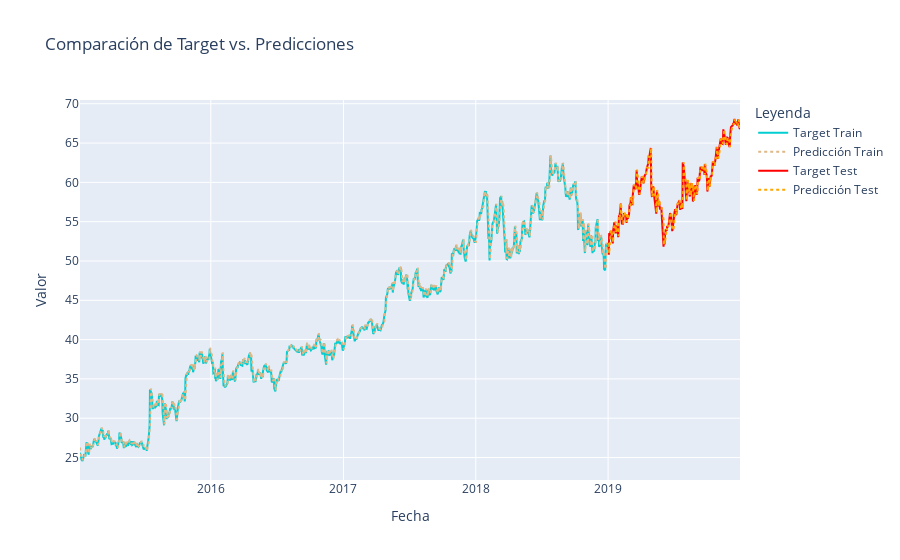

The cell this chart's notebook holds for it:
### Markdown cell above
Los resultados son impresionantemente buenos. Vamos a graficarlos a ver qué aspecto tienen.

### Code cell
# Crear el gráfico con Plotly
import plotly.graph_objects as go

fig = go.Figure()

# Agregar las líneas de target y predicciones para entrenamiento
fig.add_trace(go.Scatter(x=indices_train, y=y_train, mode='lines', name='Target Train', line=dict(color='darkturquoise')))
fig.add_trace(go.Scatter(x=indices_train, y=y_pred_train, mode='lines', name='Predicción Train', line=dict(color='burlywood', dash='dot')))

# Agregar las líneas de target y predicciones para prueba
fig.add_trace(go.Scatter(x=indices_test, y=y_test, mode='lines', name='Target Test', line=dict(color='red')))
fig.add_trace(go.Scatter(x=indices_test, y=y_pred_test, mode='lines', name='Predicción Test', line=dict(color='orange', dash='dot')))

# Actualizar el layout para tener un título y etiquetas claras
fig.update_layout(title='Comparación de Target vs. Predicciones',
                  xaxis_title='Fecha',
                  yaxis_title='Valor',
                  legend_title='Leyenda')

# Mostrar el gráfico
fig.show()

### Figure 1 — Plotly figure (JSON) as saved in the notebook; plotly's stock layout.template omitted (floating-point values rounded to 4 significant figures; data arrays with more than 128 entries replaced by an {"elided": "..."} marker saying what was removed)
{"data": [{"line": {"color": "darkturquoise"}, "mode": "lines", "name": "Target Train", "type": "scatter", "x": {"elided": "1005 str values"}, "y": {"elided": "1005 float values"}}, {"line": {"color": "burlywood", "dash": "dot"}, "mode": "lines", "name": "Predicción Train", "type": "scatter", "x": {"elided": "1005 str values"}, "y": {"elided": "1005 float values"}}, {"line": {"color": "red"}, "mode": "lines", "name": "Target Test", "type": "scatter", "x": {"elided": "252 str values"}, "y": {"elided": "252 float values"}}, {"line": {"color": "orange", "dash": "dot"}, "mode": "lines", "name": "Predicción Test", "type": "scatter", "x": {"elided": "252 str values"}, "y": {"elided": "252 float values"}}], "layout": {"legend": {"title": {"text": "Leyenda"}}, "title": {"text": "Comparación de Target vs. Predicciones"}, "xaxis": {"title": {"text": "Fecha"}}, "yaxis": {"title": {"text": "Valor"}}}}
